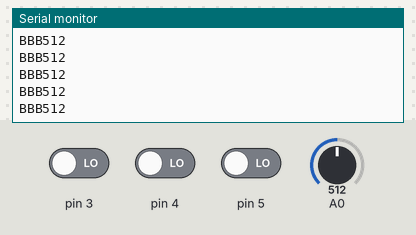
Simulated run of this sketch. Board: Arduino Uno, built with avr-gcc and run on an emulated ATmega328P. Parts: the last lines printed to the serial monitor. The inputs (shaded band) are chosen by the test bench; at power-on: pin 3 LOW, pin 4 LOW, pin 5 LOW, A0 = 512. No radio packets arrive unless stated.

Above: at 1.2 s.
1.3 s: pin 3 driven HIGH
At 1.44 s:
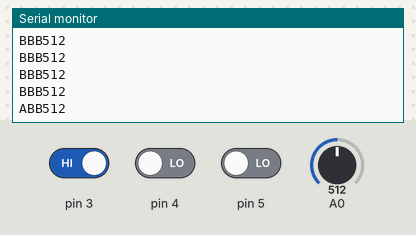
3.2 s: pin 4 driven HIGH
At 3.22 s:
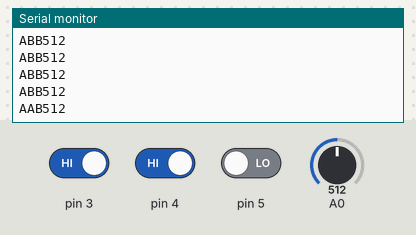
5.1 s: pin 5 driven HIGH
At 5.21 s:
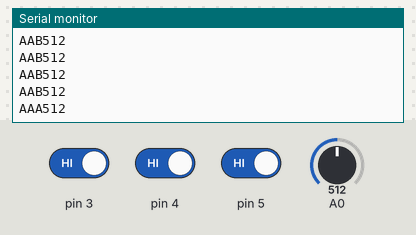
7.0 s: pin 3 driven LOW
At 7.1 s:
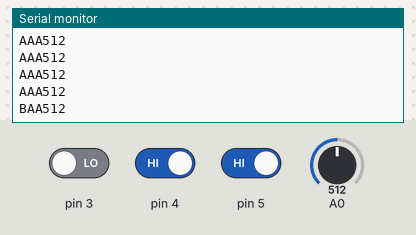
9.0 s: pin 4 driven LOW
At 9.21 s:
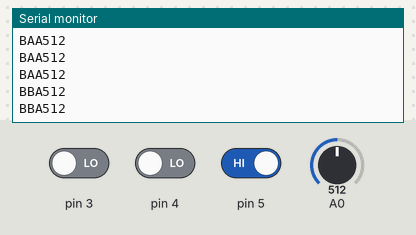
11.0 s: pin 3 driven HIGH
At 11.2 s:
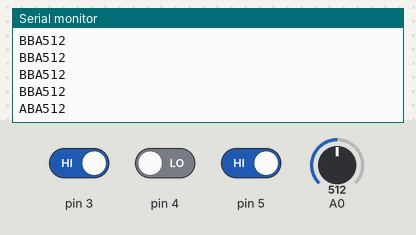

The sketch:

RF_transmiter_3_boton_pot.ino
```cpp
#include <RH_ASK.h>
#include <SPI.h>

RH_ASK driver(2000, 9, 2, 10);
char code[0];
int i = 0;

void setup()
{
  pinMode(3, INPUT);
  pinMode(4, INPUT);
  pinMode(5, INPUT);
    Serial.begin(9600);
    if (!driver.init())
         Serial.println("init failed");
}

void loop()
{
  bool Bblanco = digitalRead(3);
  bool Brojo = digitalRead(4);
  bool Bazul = digitalRead(5);
  String pot =  String(analogRead(A0), DEC);
  String str = "";
  if(Bblanco == HIGH){
    str += 'A';
    }
  else{
    str += 'B';
    }
  if(Brojo == HIGH){
    str += 'A';
    }
  else{
    str += 'B';
    }
  if(Bazul == HIGH){
    str += 'A';
    }
  else{
    str += 'B';
    }
    str += pot;
    Serial.println(str);
    for( i = 0; i <= str.length(); i++){
    }
    //Serial.println(i);
  str.toCharArray(code, i);
    char *msg = code;

    driver.send((uint8_t *)msg, strlen(msg));
    driver.waitPacketSent();
    delay(50);
  }
```

Measured:
- after the input at 1.3 s, the serial monitor: prints a new line at once (image 1)
- after the input at 3.2 s, the serial monitor: prints a new line at once (image 2)
- after the input at 5.1 s, the serial monitor: prints a new line at once (image 3)
- after the input at 7.0 s, the serial monitor: prints a new line after 0.10 s (image 4)
- after the input at 9.0 s, the serial monitor: prints a new line after 0.10 s (image 5)
- after the input at 11.0 s, the serial monitor: prints a new line after 0.09 s (image 6)
